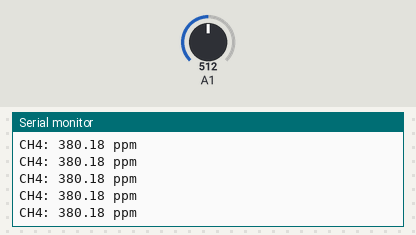
A sketch run on a simulated Arduino Uno, built with avr-gcc and run on an emulated ATmega328P. Parts: the last lines printed to the serial monitor. Inputs (shaded band) come from the test bench; at power-on: A1 = 512.

Above: at 1.2 s.
1.3 s: A1 set to 716
At 1.32 s:
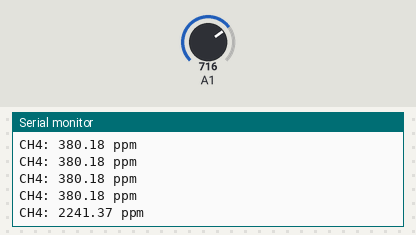
2.8 s: A1 set to 900
At 2.83 s:
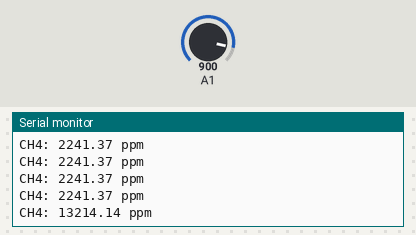
Timing chart, 0 to 5.8 s (numbered marks = the images above; inputs shaded):
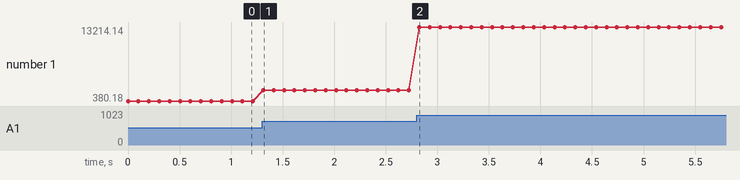

Measured:
- after the input at 1.3 s, the serial monitor: prints a new line at once (image 1)
- after the input at 2.8 s, the serial monitor: prints a new line at once (image 2)
- plotted number 1: 380.18 → 2241.37 after the input at 1.3 s, 2241.37 → 13214.14 after the input at 2.8 s

The sketch:

HAB_CH4_Test.ino
```cpp
// Source: https://learn.sparkfun.com/tutorials/hazardous-gas-monitor

void setup()
{
  Serial.begin(9600);      // Sets the serial port to 9600
}

void loop()
{
  double V_RL = analogRead(1) * 5/1024; // Read analog input pin 1 and convert to voltage (5v / 1024 ADC levels)
  double ppm = 10.938*exp(1.7742*V_RL); //Converts voltage read across 4.7k load to PPM
  Serial.print("CH4: ");
  Serial.print(ppm);  // Prints the value read in PPM
  Serial.println(" ppm");
  delay(100);                        // wait 100ms for next reading
}
```
